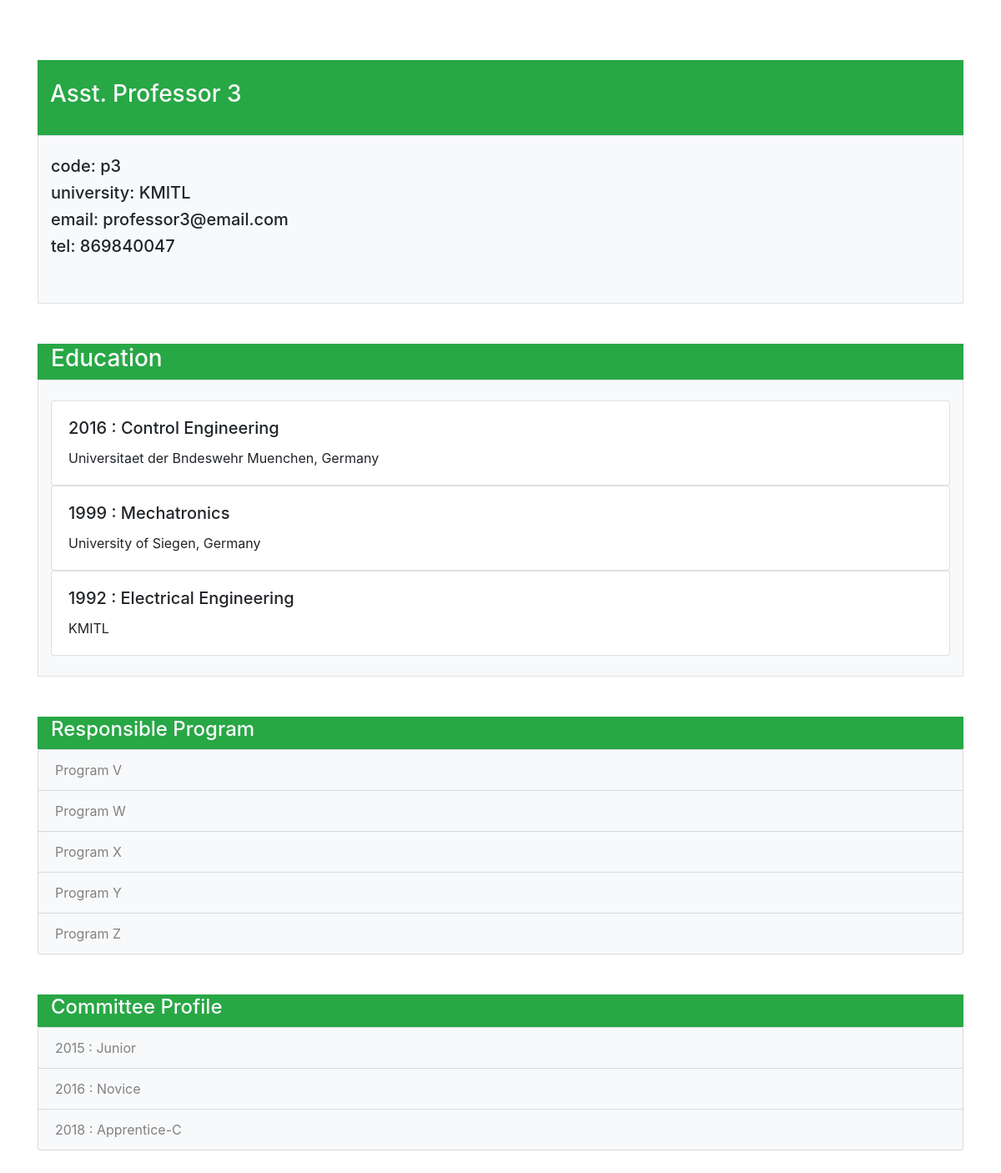
The page /professors/3/ on the database its author committed.
### study_program/models.py (models this page shows, shortened)
class Professor(models.Model):
    professor_id = models.CharField(max_length = 200)
    academic_title = models.CharField(max_length = 200)
    name_surname = models.CharField(max_length = 200)
    date_of_birth = models.DateField()
    YEAR_CHOICES = []
    for r in range(1980, (datetime.datetime.now().year+1)):
        YEAR_CHOICES.append((r,r))
    bsc = models.CharField(max_length = 200)
    bsc_grad_institute = models.CharField(max_length = 200)
    bsc_year = models.IntegerField(('year'), choices=YEAR_CHOICES, default=datetime.datetime.now().year)
    msc = models.CharField(max_length = 200)
    msc_grad_institute = models.CharField(max_length = 200)
    msc_year = models.IntegerField(('year'), choices=YEAR_CHOICES, default=datetime.datetime.now().year)
    phd = models.CharField(max_length = 200)
    phd_grad_institute = models.CharField(max_length = 200)
    phd_year = models.IntegerField(('year'), choices=YEAR_CHOICES, default=datetime.datetime.now().year)
    phone = models.CharField(max_length = 200)
    email = models.CharField(max_length = 200)
    university = models.CharField(max_length = 200)
    additional_degree = models.CharField(max_length = 200, blank = True)
    responsible_program = models.ManyToManyField('StudyProgram', blank=True)
    committee_profile = models.ManyToManyField('Committee', blank=True)

class StudyProgram(models.Model):
    code = models.CharField(max_length=200)
    name = models.CharField(max_length=200)
    status_choices = (
        ('ACTIVE', 'ACTIVE'),
        ('GOING TO CLOSE', 'GOING TO CLOSE'),
        ('NOT ACTIVE', 'NOT ACTIVE'),
    )
    program_status = models.CharField(max_length=200, choices=status_choices )
    degree_and_major = models.CharField(max_length=400)
    collaboration_choices = (
        ('Program issued specifically by KMITL', 'Program issued specifically by KMITL'),
        ('Program supported by other institutes', 'Program supported by other institutes'),
        ('Collaborated program with other institutes', 'Collaborated program with other institutes'),
    )
    collaboration_with_other_institues = models.TextField(max_length=400, choices = collaboration_choices)
    pdf_docs = models.FileField(upload_to='study_program_details/')
    responsible_professors = models.ManyToManyField(Professor, through=Professor.responsible_program.through, blank=True)
    past_assessment = models.ManyToManyField('AssessmentResult', blank=True)

class Committee(models.Model):
    code = models.CharField(max_length=200)
    professor_id = models.ForeignKey(Professor, on_delete=models.PROTECT, null=True)
    YEAR_CHOICES = []
    for r in range(1980, (datetime.datetime.now().year+1)):
        YEAR_CHOICES.append((r,r))
    year = models.IntegerField(('year'), choices=YEAR_CHOICES, default=datetime.datetime.now().year)
    assessment_level_choices = (
        ('Junior', 'Junior'),
        ('Senior', 'Senior'),
        ('Novice', 'Novice'),
        ('Apprentice-C','Apprentice-C')
    )
    assessment_level = models.TextField(max_length=400, choices = assessment_level_choices)
    profession = models.CharField(max_length=200)
    assessment_programs = models.ManyToManyField('AssessmentResult', blank=True)

### study_program/views.py (the view)
# urls.py: path('professors/<int:professor_id>/', views.professor_detail, name='professor_profile'),
def professor_detail(request, professor_id):
    profile = get_object_or_404(Professor, pk=professor_id)
    responsible_program = []
    for program in profile.responsible_program.all():
        responsible_program.append(program)
    committee_list = []
    for comittee_per_year in profile.committee_profile.all():
        committee_list.append(comittee_per_year)
    return render(request, 'professor/professor_profile.html', {'professor_profile': profile, 'responsible_program':responsible_program, 'committee_list':committee_list})

### study_program/templates/professor/professor_profile.html (shortened to what this page needs)
<head>
    <link rel="stylesheet" href="https://stackpath.bootstrapcdn.com/bootstrap/4.1.3/css/bootstrap.min.css">
</head>
<main>
    <div class="container">
        <br/>
        <br/>
        <br/>
        <div class="text-light bg-success border-success container">
            <br/>
            <h3>{{ professor_profile.academic_title }}  {{ professor_profile.name_surname }}</h3>
            <br/>
        </div>
        <div class="container bg-light border">
            <br/>
            <h5>code: {{ professor_profile.professor_id }}</h5>
            <h5>university: {{ professor_profile.university }}</h5>
            <h5>email: {{ professor_profile.email }}</h5>
            <h5>tel: {{ professor_profile.phone }}</h5>
            <br/>
            <br/>
        </div>
        <br/>
        <br/>
        <div class="text-light bg-success border border-success container">
            <h3>Education</h3>
        </div>
        <div class="container bg-light border">
            <br/>
            <div class="card">
                <div class="card-body">
                    <h5 class="card-title">{{professor_profile.phd_year}} : {{professor_profile.phd}}</h5>
                    <p class="card-text">{{professor_profile.phd_grad_institute}}</p>
                </div>
            </div>
            <div class="card">
                <div class="card-body">
                    <h5 class="card-title">{{professor_profile.msc_year}} : {{professor_profile.msc}}</h5>
                    <p class="card-text">{{professor_profile.msc_grad_institute}}</p>
                </div>
            </div>
            <div class="card">
                <div class="card-body">
                    <h5 class="card-title">{{professor_profile.bsc_year}} : {{professor_profile.bsc}}</h5>
                    <p class="card-text">{{professor_profile.bsc_grad_institute}}</p>
                </div>
            </div>
            <br/>
        </div>
        <br/>
        <br/>
        <div class="text-light bg-success border border-success container">
            <h4>Responsible Program</h4>
        </div>
        <div class=bg-light>
            <ul class="list-group">
                {% for responsible_program in responsible_program %}
                    <a class="list-group-item list-group-item-light bg-light" href = "{% url 'program_detail' responsible_program.id %}">{{ responsible_program.name}}</a>
                {% endfor %}
            </ul>
        </div>
        <br/>
        <br/>
        <div class="text-light bg-success border border-success container">
            <h4>Committee Profile</h4>
        </div>
        <div class=bg-light>
            <ul class="list-group">
                {% for year in committee_list %}
                    <a class="list-group-item list-group-item-light bg-light" href = "">{{ year.year}} : {{ year.assessment_level }}</a>
                {% endfor %}
            </ul>
        </div>
        <br/>
        <br/>
    </div>
</main>

### rows shown on the page
Professor: academic_title "Asst.", name_surname "Professor 3", professor_id "p3", university "KMITL", email "professor3@email.com", phone "869840047", phd_year "2016", phd "Control Engineering", phd_grad_institute "Universitaet der Bndeswehr Muenchen, Germany", msc_year "1999", msc "Mechatronics", msc_grad_institute "University of Siegen, Germany", bsc_year "1992", bsc "Electrical Engineering", bsc_grad_institute "KMITL"
StudyProgram: name "Program V"
StudyProgram: name "Program W"
StudyProgram: name "Program X"
StudyProgram: name "Program Y"
StudyProgram: name "Program Z"
Committee: year "2015", assessment_level "Junior"
Committee: year "2016", assessment_level "Novice"
Committee: year "2018", assessment_level "Apprentice-C"
